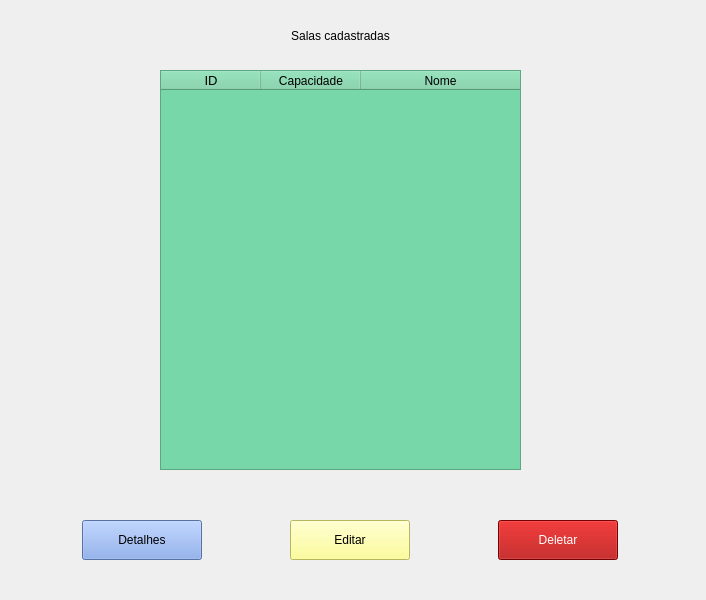
<?xml version="1.0" encoding="UTF-8"?>
<ui version="4.0">
 <class>listaSalas</class>
 <widget class="QWidget" name="listaSalas">
  <property name="geometry">
   <rect>
    <x>0</x>
    <y>0</y>
    <width>706</width>
    <height>600</height>
   </rect>
  </property>
  <property name="minimumSize">
   <size>
    <width>706</width>
    <height>600</height>
   </size>
  </property>
  <property name="maximumSize">
   <size>
    <width>706</width>
    <height>600</height>
   </size>
  </property>
  <property name="windowTitle">
   <string>Form</string>
  </property>
  <widget class="QLabel" name="label">
   <property name="geometry">
    <rect>
     <x>0</x>
     <y>0</y>
     <width>681</width>
     <height>71</height>
    </rect>
   </property>
   <property name="styleSheet">
    <string notr="true">
font: 14pt &quot;MS Shell Dlg 2&quot;;</string>
   </property>
   <property name="text">
    <string>Salas cadastradas</string>
   </property>
   <property name="alignment">
    <set>Qt::AlignCenter</set>
   </property>
  </widget>
  <widget class="QWidget" name="horizontalLayoutWidget">
   <property name="geometry">
    <rect>
     <x>0</x>
     <y>500</y>
     <width>701</width>
     <height>80</height>
    </rect>
   </property>
   <layout class="QHBoxLayout" name="horizontalLayout">
    <item>
     <widget class="QPushButton" name="btnDetalhes">
      <property name="minimumSize">
       <size>
        <width>120</width>
        <height>40</height>
       </size>
      </property>
      <property name="maximumSize">
       <size>
        <width>120</width>
        <height>40</height>
       </size>
      </property>
      <property name="cursor">
       <cursorShape>PointingHandCursor</cursorShape>
      </property>
      <property name="styleSheet">
       <string notr="true">background-color: rgb(121, 158, 229);
font: 75 10pt &quot;MS Shell Dlg 2&quot;;</string>
      </property>
      <property name="text">
       <string>Detalhes</string>
      </property>
     </widget>
    </item>
    <item>
     <widget class="QPushButton" name="btnEditar">
      <property name="minimumSize">
       <size>
        <width>120</width>
        <height>40</height>
       </size>
      </property>
      <property name="maximumSize">
       <size>
        <width>120</width>
        <height>40</height>
       </size>
      </property>
      <property name="cursor">
       <cursorShape>PointingHandCursor</cursorShape>
      </property>
      <property name="styleSheet">
       <string notr="true">background-color: rgb(255, 255, 127);
font: 75 10pt &quot;MS Shell Dlg 2&quot;;</string>
      </property>
      <property name="text">
       <string>Editar</string>
      </property>
     </widget>
    </item>
    <item>
     <widget class="QPushButton" name="btnDeletar">
      <property name="minimumSize">
       <size>
        <width>120</width>
        <height>40</height>
       </size>
      </property>
      <property name="maximumSize">
       <size>
        <width>120</width>
        <height>40</height>
       </size>
      </property>
      <property name="cursor">
       <cursorShape>PointingHandCursor</cursorShape>
      </property>
      <property name="styleSheet">
       <string notr="true">background-color: rgb(170, 0, 0);
color: rgb(255, 255, 255);
font: 75 10pt &quot;MS Shell Dlg 2&quot;;</string>
      </property>
      <property name="text">
       <string>Deletar</string>
      </property>
     </widget>
    </item>
   </layout>
  </widget>
  <widget class="QTableWidget" name="tableWidget">
   <property name="geometry">
    <rect>
     <x>160</x>
     <y>70</y>
     <width>361</width>
     <height>400</height>
    </rect>
   </property>
   <property name="minimumSize">
    <size>
     <width>0</width>
     <height>400</height>
    </size>
   </property>
   <property name="maximumSize">
    <size>
     <width>16777215</width>
     <height>400</height>
    </size>
   </property>
   <property name="cursor" stdset="0">
    <cursorShape>PointingHandCursor</cursorShape>
   </property>
   <property name="styleSheet">
    <string notr="true">background-color: rgb(120, 215, 168);
font: 75 10pt &quot;MS Shell Dlg 2&quot;;</string>
   </property>
   <property name="verticalScrollBarPolicy">
    <enum>Qt::ScrollBarAsNeeded</enum>
   </property>
   <property name="horizontalScrollBarPolicy">
    <enum>Qt::ScrollBarAlwaysOff</enum>
   </property>
   <property name="sizeAdjustPolicy">
    <enum>QAbstractScrollArea::AdjustToContents</enum>
   </property>
   <property name="dragDropOverwriteMode">
    <bool>false</bool>
   </property>
   <property name="alternatingRowColors">
    <bool>true</bool>
   </property>
   <property name="selectionMode">
    <enum>QAbstractItemView::ExtendedSelection</enum>
   </property>
   <property name="textElideMode">
    <enum>Qt::ElideMiddle</enum>
   </property>
   <property name="gridStyle">
    <enum>Qt::DashDotDotLine</enum>
   </property>
   <property name="rowCount">
    <number>0</number>
   </property>
   <property name="columnCount">
    <number>3</number>
   </property>
   <attribute name="horizontalHeaderStretchLastSection">
    <bool>true</bool>
   </attribute>
   <column>
    <property name="text">
     <string>ID</string>
    </property>
    <property name="font">
     <font>
      <pointsize>10</pointsize>
     </font>
    </property>
    <property name="textAlignment">
     <set>AlignCenter</set>
    </property>
   </column>
   <column>
    <property name="text">
     <string>Capacidade</string>
    </property>
    <property name="textAlignment">
     <set>AlignCenter</set>
    </property>
   </column>
   <column>
    <property name="text">
     <string>Nome</string>
    </property>
    <property name="textAlignment">
     <set>AlignCenter</set>
    </property>
   </column>
  </widget>
 </widget>
 <resources/>
 <connections/>
</ui>
